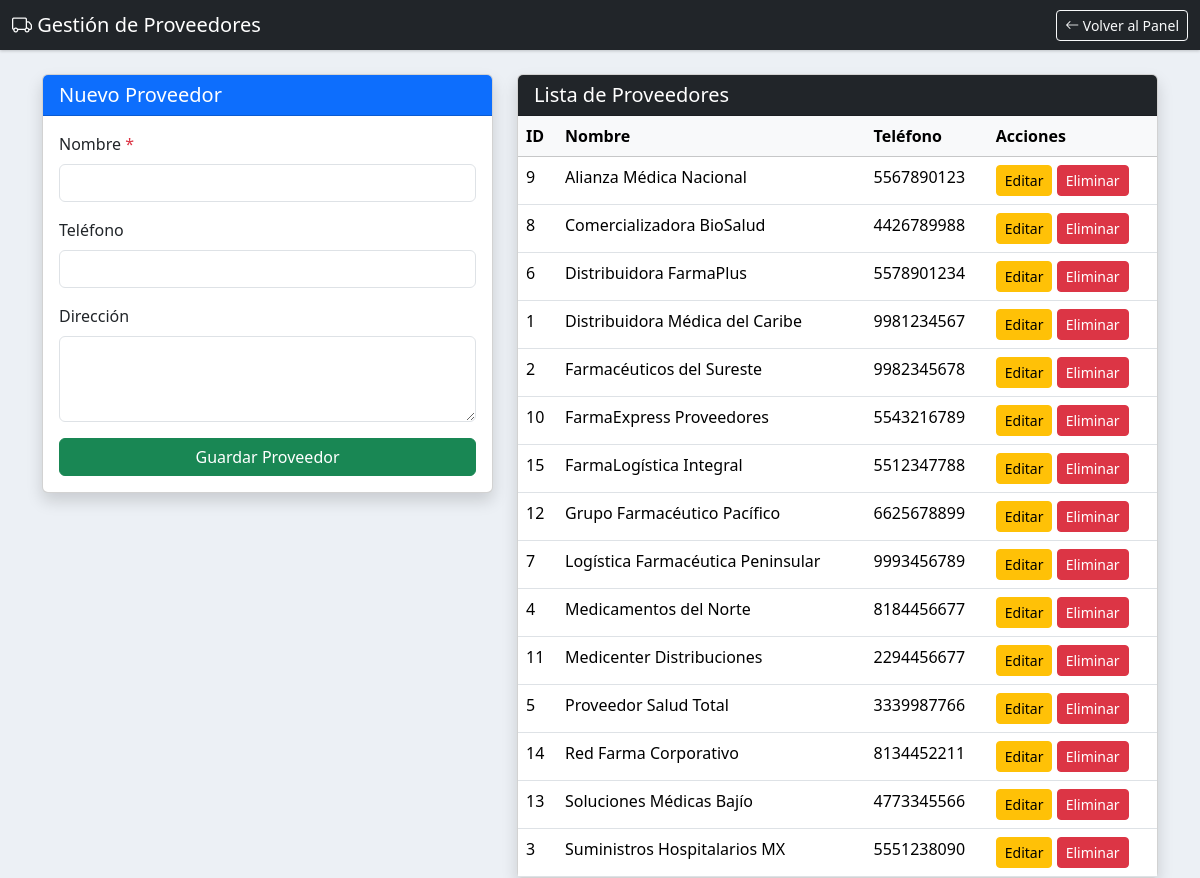
The app's page /editar_proveedor.php (signed in) with its own data.
### tables this page shows
CREATE TABLE `proveedores` (
  `id` int(11) NOT NULL AUTO_INCREMENT,
  `nombre` varchar(100) NOT NULL,
  `telefono` varchar(20) DEFAULT NULL,
  `direccion` varchar(200) DEFAULT NULL,
  `creado_en` timestamp NOT NULL DEFAULT current_timestamp(),
  PRIMARY KEY (`id`)
);

### editar_proveedor.php (the view, shortened to what this page needs)
<?php
require_once "conexion.php";
$proveedor_edit = null;
$proveedores = $conexion->query("SELECT * FROM proveedores ORDER BY nombre ASC");
?>
<!DOCTYPE html>
<html lang="es">
<head>
    <link href="https://cdn.jsdelivr.net/npm/bootstrap@5.3.3/dist/css/bootstrap.min.css" rel="stylesheet">
    <link rel="stylesheet" href="https://cdn.jsdelivr.net/npm/bootstrap-icons@1.11.3/font/bootstrap-icons.min.css">
</head>
<body>
<nav class="navbar navbar-dark bg-dark mb-4">
    <div class="container-fluid">
        <span class="navbar-brand mb-0 h1">
            <i class="bi bi-truck"></i> Gestión de Proveedores
        </span>
        <a href="panel.php" class="btn btn-sm btn-outline-light">
            <i class="bi bi-arrow-left"></i> Volver al Panel
        </a>
    </div>
</nav>
<div class="container">
    <div class="row">
        <div class="col-lg-5">
            <div class="card shadow">
                <div class="card-header <?= $proveedor_edit ? 'bg-warning' : 'bg-primary' ?> text-white">
                    <h5 class="mb-0">
                        <?= $proveedor_edit ? 'Editar Proveedor' : 'Nuevo Proveedor' ?>
                    </h5>
                </div>
                <div class="card-body">
                    <form method="POST">
                        <div class="mb-3">
                            <label class="form-label">Nombre <span class="text-danger">*</span></label>
                            <input type="text" name="nombre" class="form-control" required
                                   value="<?= htmlspecialchars($proveedor_edit['nombre'] ?? '') ?>">
                        </div>
                        <div class="mb-3">
                            <label class="form-label">Teléfono</label>
                            <input type="text" name="telefono" class="form-control"
                                   value="<?= htmlspecialchars($proveedor_edit['telefono'] ?? '') ?>">
                        </div>
                        <div class="mb-3">
                            <label class="form-label">Dirección</label>
                            <textarea name="direccion" class="form-control" rows="3"><?= htmlspecialchars($proveedor_edit['direccion'] ?? '') ?></textarea>
                        </div>
                        <button type="submit" class="btn btn-success w-100">
                            <?= $proveedor_edit ? 'Actualizar' : 'Guardar' ?> Proveedor
                        </button>
                    </form>
                </div>
            </div>
        </div>
        <div class="col-lg-7">
            <div class="card shadow">
                <div class="card-header bg-dark text-white">
                    <h5 class="mb-0">Lista de Proveedores</h5>
                </div>
                <div class="table-responsive">
                    <table class="table table-hover mb-0">
                        <thead class="table-light">
                            <tr>
                                <th>ID</th>
                                <th>Nombre</th>
                                <th>Teléfono</th>
                                <th>Acciones</th>
                            </tr>
                        </thead>
                        <tbody>
                            <?php while ($p = $proveedores->fetch_assoc()): ?>
                                <tr>
                                    <td><?= $p['id'] ?></td>
                                    <td><?= htmlspecialchars($p['nombre']) ?></td>
                                    <td><?= htmlspecialchars($p['telefono'] ?: '—') ?></td>
                                    <td>
                                        <a href="?editar=<?= $p['id'] ?>" class="btn btn-warning btn-sm">
                                            Editar
                                        </a>
                                        <a href="?eliminar=<?= $p['id'] ?>" class="btn btn-danger btn-sm"
                                           onclick="return confirm('¿Eliminar este proveedor?\nSolo si no tiene medicamentos asociados.');">
                                            Eliminar
                                        </a>
                                    </td>
                                </tr>
                            <?php endwhile; ?>
                        </tbody>
                    </table>
                </div>
            </div>
        </div>
    </div>
</div>
</body>
</html>

### editar_proveedor.php (style rules this page uses)
body { background-color: #ecf0f5; }
.navbar { box-shadow: 0 1px 3px rgba(0,0,0,.2); }

### records on screen
proveedores: id "9", nombre "Alianza Médica Nacional", telefono "5567890123"
proveedores: id "8", nombre "Comercializadora BioSalud", telefono "4426789988"
proveedores: id "6", nombre "Distribuidora FarmaPlus", telefono "5578901234"
proveedores: id "1", nombre "Distribuidora Médica del Caribe", telefono "9981234567"
proveedores: id "2", nombre "Farmacéuticos del Sureste", telefono "9982345678"
proveedores: id "10", nombre "FarmaExpress Proveedores", telefono "5543216789"
proveedores: id "15", nombre "FarmaLogística Integral", telefono "5512347788"
proveedores: id "12", nombre "Grupo Farmacéutico Pacífico", telefono "6625678899"
proveedores: id "7", nombre "Logística Farmacéutica Peninsular", telefono "9993456789"
proveedores: id "4", nombre "Medicamentos del Norte", telefono "8184456677"
proveedores: id "11", nombre "Medicenter Distribuciones", telefono "2294456677"
proveedores: id "5", nombre "Proveedor Salud Total", telefono "3339987766"
proveedores: id "14", nombre "Red Farma Corporativo", telefono "8134452211"
proveedores: id "13", nombre "Soluciones Médicas Bajío", telefono "4773345566"
proveedores: id "3", nombre "Suministros Hospitalarios MX", telefono "5551238090"
